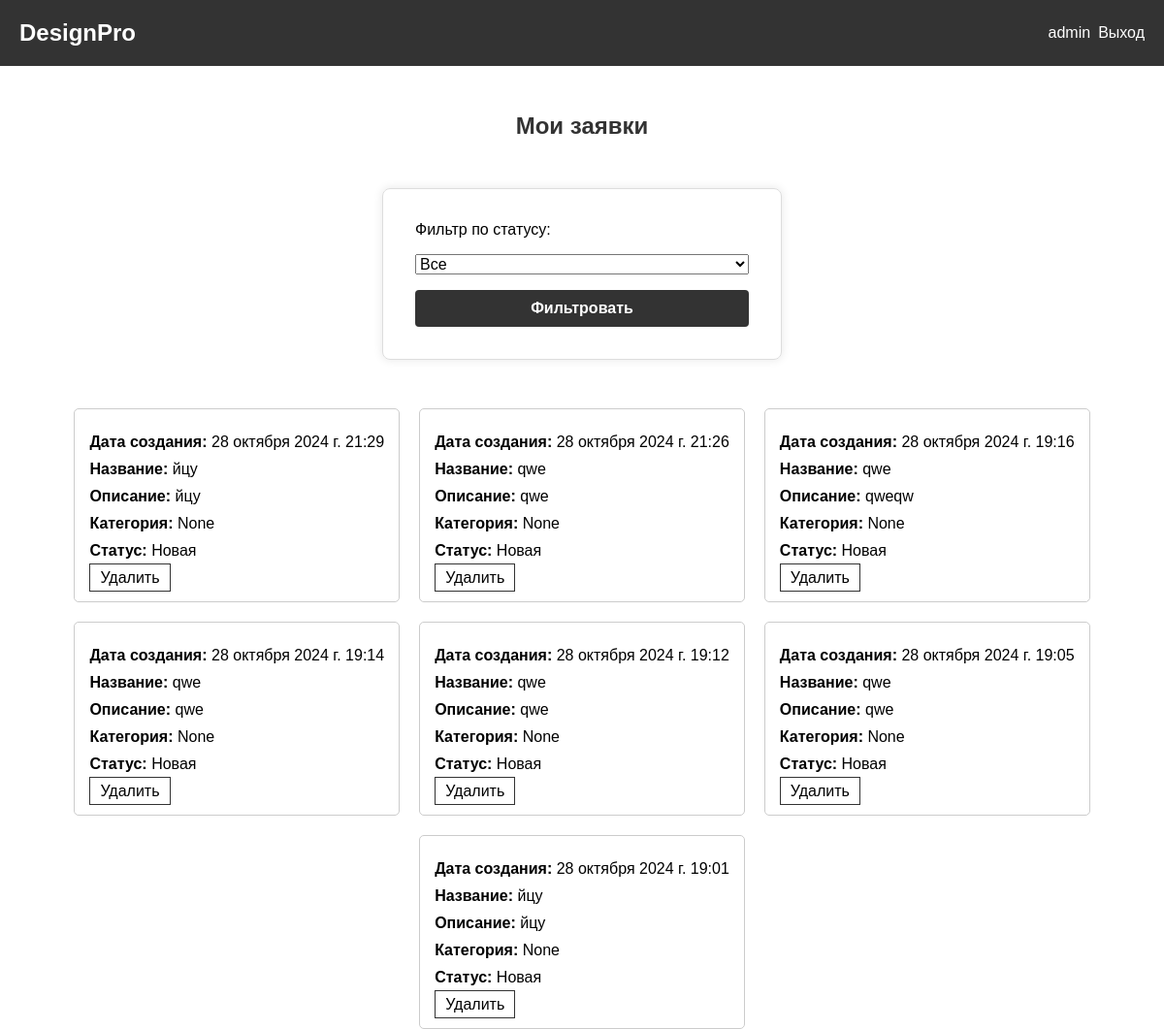
Before: /view_requests/ (signed in) with the older database file.
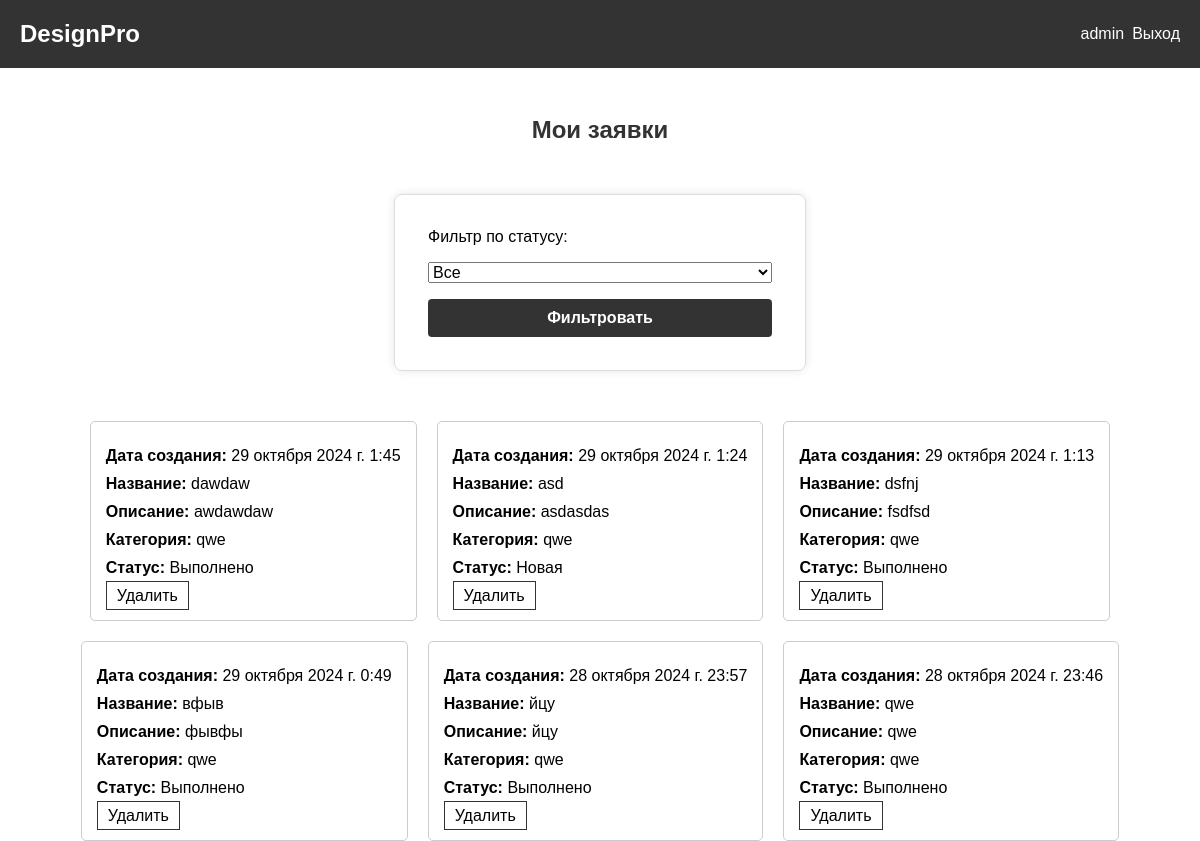
After: the same page with the newer database file.
### users/models.py (models this page shows, shortened)
class DesignRequest(models.Model):
    STATUS_CHOICES = (
        ('Новая', 'Новая'),
        ('Принято в работу', 'Принято в работу'),
        ('Выполнено', 'Выполнено'),
    )
    user = models.ForeignKey(User, on_delete=models.CASCADE)
    title = models.CharField(max_length=200, verbose_name='Название')
    description = models.TextField(verbose_name='Описание')
    category = models.ForeignKey(Category, on_delete=models.SET_NULL, null=True, verbose_name='Категория')
    image = models.ImageField(upload_to='design_requests/', validators=[
        FileExtensionValidator(allowed_extensions=['jpg', 'jpeg', 'png', 'bmp'])
    ], verbose_name='Изображение')
    status = models.CharField(max_length=20, choices=STATUS_CHOICES, default='Новая', verbose_name='Статус')
    created_at = models.DateTimeField(auto_now_add=True, verbose_name='Дата создания')

class Category(models.Model):
    name = models.CharField(
        max_length=100,
        unique=True,
        verbose_name='Название категории',
        error_messages={
            'unique': 'Категория с таким названием уже существует',
        }
    )
    def __str__(self):
        return self.name

### users/views.py (the view)
# urls.py: path('view_requests/', views.view_requests, name='view_requests'),
@login_required
def view_requests(request):
    if request.user.is_superuser:
        requests = DesignRequest.objects.all().order_by('-created_at')
    else:
        requests = DesignRequest.objects.filter(user=request.user).order_by('-created_at')
    status_filter = request.GET.get('status')
    if status_filter:
        requests = requests.filter(status=status_filter)
    return render(request, 'view_requests.html', {
        'requests': requests,
        'status_choices': DesignRequest.STATUS_CHOICES
    })

### designpro/templates/view_requests.html (shortened to what this page needs)
{% extends 'base.html' %}
{% block content %}
<h2>Мои заявки</h2>
<form method="get">
    <label for="status">Фильтр по статусу:</label>
    <select name="status" id="status">
        <option value="">Все</option>
    </select>
    <button type="submit">Фильтровать</button>
</form>
<div class="requests-list">
    {% for request in requests %}
    <div class="request-card">
        <p><strong>Дата создания:</strong> {{ request.created_at }}</p>
        <p><strong>Название:</strong> {{ request.title }}</p>
        <p><strong>Описание:</strong> {{ request.description }}</p>
        <p><strong>Категория:</strong> {{ request.category }}</p>
        <p><strong>Статус:</strong> {{ request.status }}</p>
        {% if request.status == 'Новая' or user.is_superuser %}
        <a href="{% url 'delete_request' request.pk %}">Удалить</a>
        {% endif %}
    </div>
    {% endfor %}
</div>
{% endblock %}

Changed rows visible on the page:
removed DesignRequest: created_at "28 октября 2024 г. 21:29", title "йцу", description "йцу", category "None", status "Новая", shows "Удалить"
removed DesignRequest: created_at "28 октября 2024 г. 21:26", title "qwe", description "qwe", category "None", status "Новая", shows "Удалить"
removed DesignRequest: created_at "28 октября 2024 г. 19:16", title "qwe", description "qweqw", category "None", status "Новая", shows "Удалить"
removed DesignRequest: created_at "28 октября 2024 г. 19:14", title "qwe", description "qwe", category "None", status "Новая", shows "Удалить"
removed DesignRequest: created_at "28 октября 2024 г. 19:12", title "qwe", description "qwe", category "None", status "Новая", shows "Удалить"
removed DesignRequest: created_at "28 октября 2024 г. 19:05", title "qwe", description "qwe", category "None", status "Новая", shows "Удалить"
removed DesignRequest: created_at "28 октября 2024 г. 19:01", title "йцу", description "йцу", category "None", status "Новая", shows "Удалить"
added DesignRequest: created_at "29 октября 2024 г. 1:45", title "dawdaw", description "awdawdaw", category "qwe", status "Выполнено", shows "Удалить"
added DesignRequest: created_at "29 октября 2024 г. 1:24", title "asd", description "asdasdas", category "qwe", status "Новая", shows "Удалить"
added DesignRequest: created_at "29 октября 2024 г. 1:13", title "dsfnj", description "fsdfsd", category "qwe", status "Выполнено", shows "Удалить"
added DesignRequest: created_at "29 октября 2024 г. 0:49", title "вфыв", description "фывфы", category "qwe", status "Выполнено", shows "Удалить"
added DesignRequest: created_at "28 октября 2024 г. 23:57", title "йцу", description "йцу", category "qwe", status "Выполнено", shows "Удалить"
added DesignRequest: created_at "28 октября 2024 г. 23:46", title "qwe", description "qwe", category "qwe", status "Выполнено", shows "Удалить"
